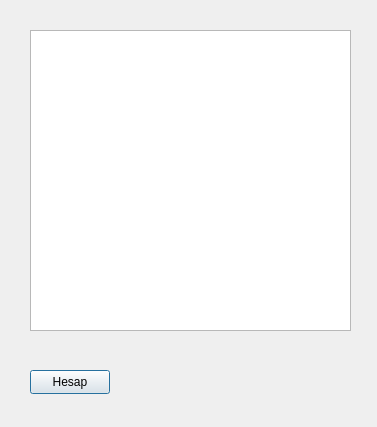
<?xml version="1.0" encoding="UTF-8"?>
<ui version="4.0">
 <class>Hesap</class>
 <widget class="QDialog" name="Hesap">
  <property name="geometry">
   <rect>
    <x>0</x>
    <y>0</y>
    <width>377</width>
    <height>427</height>
   </rect>
  </property>
  <property name="windowTitle">
   <string>Dialog</string>
  </property>
  <widget class="QListWidget" name="listWidget">
   <property name="geometry">
    <rect>
     <x>30</x>
     <y>30</y>
     <width>321</width>
     <height>301</height>
    </rect>
   </property>
  </widget>
  <widget class="QPushButton" name="pushButtonHesap">
   <property name="geometry">
    <rect>
     <x>30</x>
     <y>370</y>
     <width>80</width>
     <height>24</height>
    </rect>
   </property>
   <property name="text">
    <string>Hesap</string>
   </property>
  </widget>
 </widget>
 <resources/>
 <connections/>
</ui>
